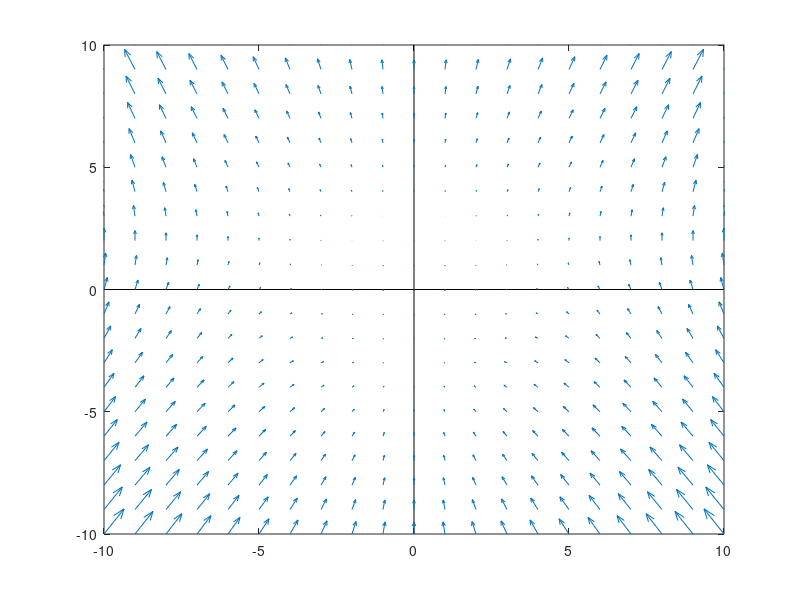

Recreate this plot in MATLAB.
clear
function res=sys1(t,x)
  res=[x(1)*x(2)-2*x(1);x(1)^2+x(2)^2-9];
endfunction


plot([-10,10],[0,0],'k')
hold on
plot([0,0],[-10,10],'k')
axis([-10,10,-10,10])
[y,z]=meshgrid(-10:10);
#u=y-3*z;
#v=3*y-z;
u=(y.*z-2*y);
v=(y.^2+z.^2-9);
quiver(y,z,u,v)
[a,b]=ginput(1);
while a<=10&&a>=-10&&b<=10&&b>=-10
    plot(a,b,'ko')
    [t,x]=ode45(@sys1,[0,4],[a,b]);
    plot(x(:,1),x(:,2),'b')
    [t,x]=ode45(@sys1,[0,-4],[a,b]);
    plot(x(:,1),x(:,2),'r')
    [a,b]=ginput(1);
end